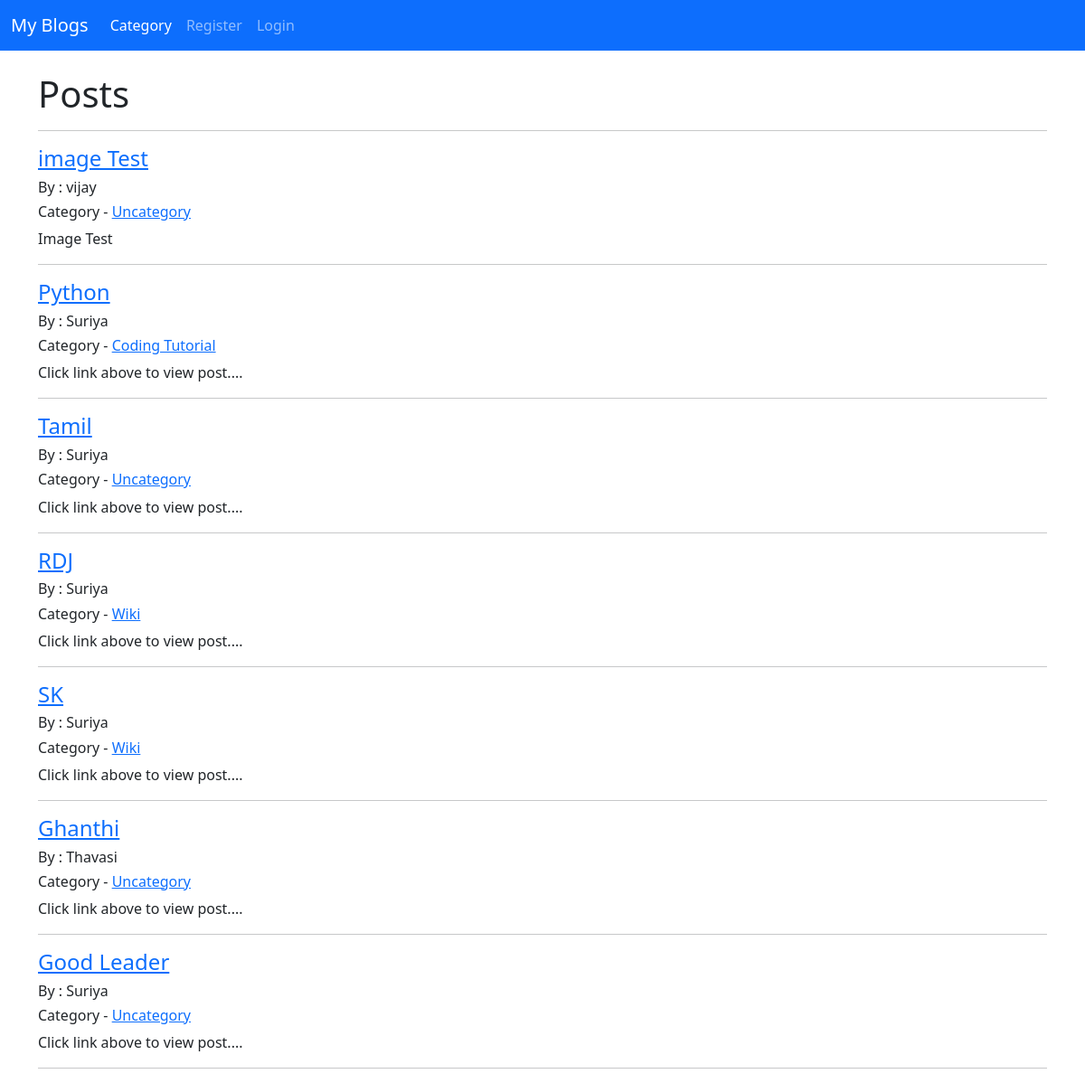
The page / on the database its author committed.
### user/models.py (models this page shows, shortened)
class Post(models.Model):
    title=models.CharField(max_length=255)
    titleTag=models.CharField(max_length=255)
    header_image=models.ImageField(null=True,blank=True,upload_to="images/")
    author=models.ForeignKey(User,on_delete=models.CASCADE)
    snippet=models.TextField(max_length=255,default='Click link above to view post....')
    category=models.CharField(max_length=255,default='Uncategory')
    body=RichTextField(blank=True,null=True)
    post_date=models.DateField(auto_now_add=True)
    likes=models.ManyToManyField(User,related_name='blog_post')

### user/views.py (the view)
# urls.py: path('',BlogView.as_view(), name="home"),
class BlogView(ListView):
    model = Post
    template_name='home.html'
    ordering=['-post_date']

### user/templates/home.html (shortened to what this page needs)
{% extends 'base.html'%}
{% block content%}
<!DOCTYPE html>
<html>
<head>
</head>
<body>
	<h1>Posts</h1>
	<hr>
{% for post in object_list %}
		<a href="{% url 'article' post.pk%}">
			<h4>{{post.title}}</h4>
		</a>
		<h6>By :
		{{post.author}}
		</h6>
		<h6> Category - <a href="{% url 'category' post.category%}">
			{{post.category}}
		</a></h6>
		{{post.snippet|safe}}
<hr>
{% endfor %}
</body>
</html>
{% endblock %}

### rows shown on the page
Post: title "image Test", author "vijay", category "Uncategory", snippet "Image Test"
Post: title "Python", author "Suriya", category "Coding Tutorial", snippet "Click link above to view post...."
Post: title "Tamil", author "Suriya", category "Uncategory", snippet "Click link above to view post...."
Post: title "RDJ", author "Suriya", category "Wiki", snippet "Click link above to view post...."
Post: title "SK", author "Suriya", category "Wiki", snippet "Click link above to view post...."
Post: title "Ghanthi", author "Thavasi", category "Uncategory", snippet "Click link above to view post...."
Post: title "Good Leader", author "Suriya", category "Uncategory", snippet "Click link above to view post...."
